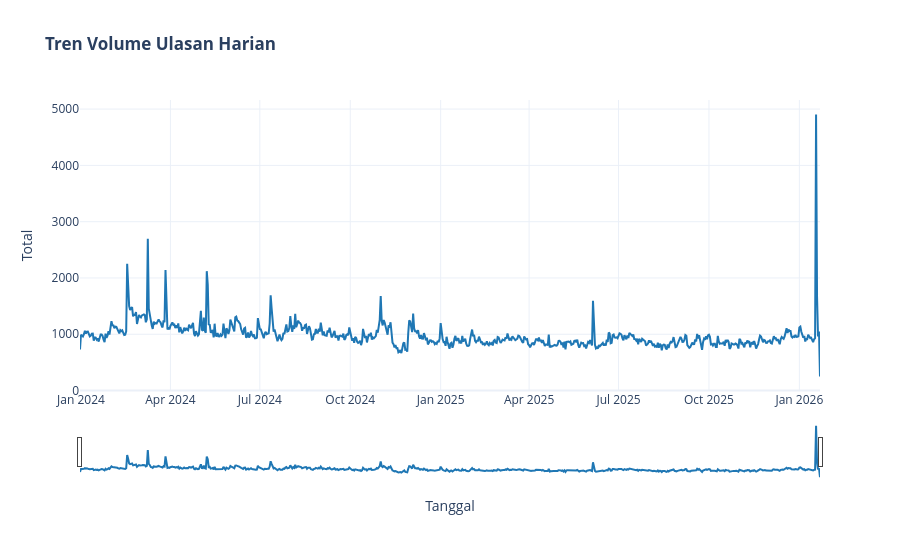

Notebook source saved alongside this figure:
### Markdown cell above
Tren Ulasan Berdasarkan Waktu (Interaktif)
----

### Code cell
df_ts = df.groupby(df['tanggal'].dt.date).size().reset_index(name='Jumlah Ulasan')

fig2 = px.line(df_ts, x='tanggal', y='Jumlah Ulasan',
              title='<b>Tren Volume Ulasan Harian</b>',
              labels={'tanggal': 'Tanggal', 'Jumlah Ulasan': 'Total'},
              template=template)
fig2.update_traces(line_color='#1f77b4', line_width=2)
fig2.update_xaxes(rangeslider_visible=True)
fig2.show()

### Figure 1 — Plotly figure (JSON) as saved in the notebook; plotly's stock layout.template omitted (floating-point values rounded to 4 significant figures; data arrays with more than 128 entries replaced by an {"elided": "..."} marker saying what was removed)
{"data": [{"hovertemplate": "Tanggal=%{x}<br>Total=%{y}<extra></extra>", "legendgroup": "", "line": {"color": "#1f77b4", "dash": "solid", "width": 2}, "marker": {"symbol": "circle"}, "mode": "lines", "name": "", "orientation": "v", "showlegend": false, "type": "scatter", "x": {"elided": "754 str values"}, "xaxis": "x", "y": {"elided": "754 int values"}, "yaxis": "y"}], "layout": {"legend": {"tracegroupgap": 0}, "title": {"text": "<b>Tren Volume Ulasan Harian</b>"}, "xaxis": {"anchor": "y", "domain": [0, 1], "rangeslider": {"visible": true}, "title": {"text": "Tanggal"}}, "yaxis": {"anchor": "x", "domain": [0, 1], "title": {"text": "Total"}}}}
